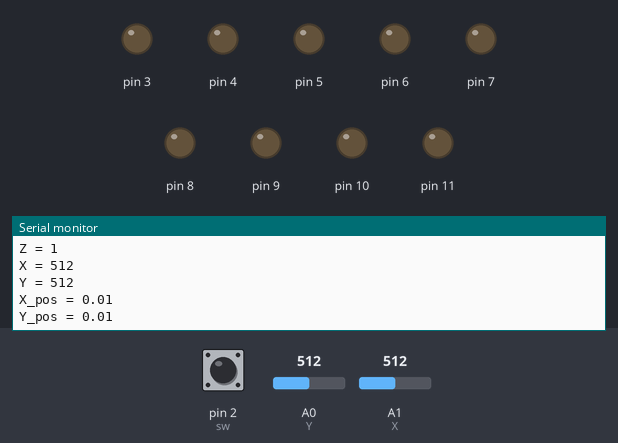
A sketch run on a simulated Arduino Uno, built with avr-gcc and run on an emulated ATmega328P. Shown: output pins drawn as LEDs (lit = HIGH), the last lines printed to the serial monitor. Inputs (shaded band) come from the test bench; at power-on: A0 (Y) = 512, A1 (X) = 512, pin 2 (sw) HIGH.

Above: at 1.2 s.
1.3 s: A0 (Y) set to 499
At 2.4 s:
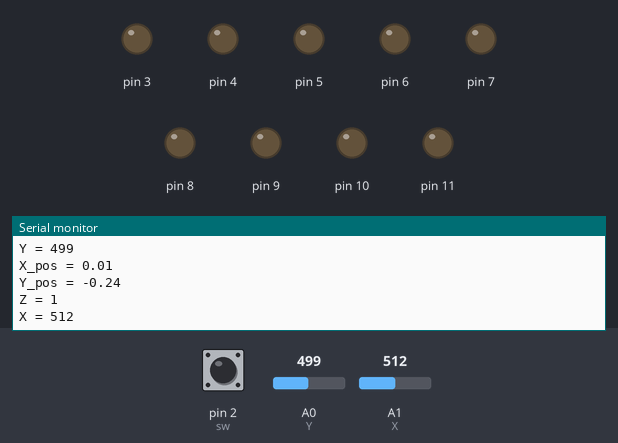
4.3 s: A1 (X) set to 981
At 5.4 s:
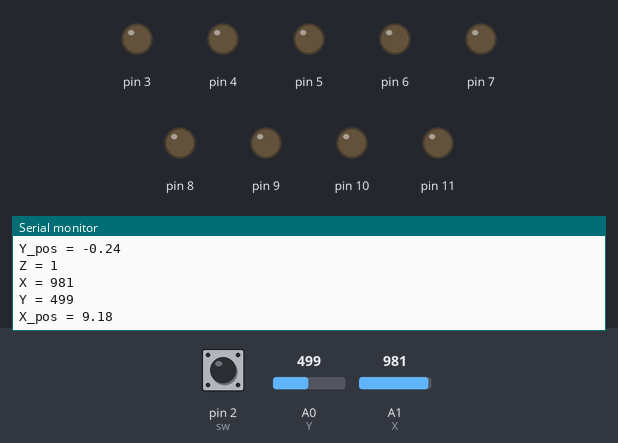
5.8 s: A1 (X) set to 1017
At 6.6 s:
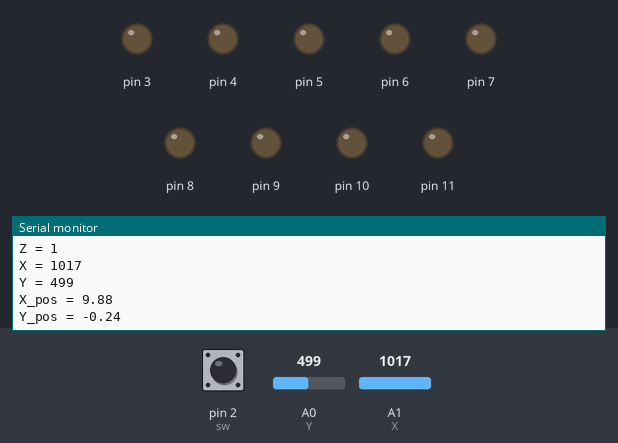
Timing chart, 0 to 8.8 s (numbered marks = the images above; inputs shaded):
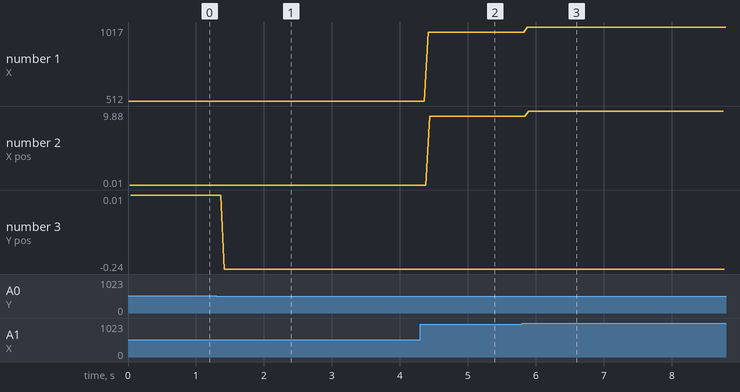

Measured:
- the behaviour switches between 512 and 511 on A0 (Y) (found by bisection; images 0 and 1)
- the behaviour switches between 999 and 1000 on A1 (X) (found by bisection; images 2 and 3)
- after the input at 1.3 s, the serial monitor: prints a new line after 0.09 s (image 1)
- after the input at 4.3 s, the serial monitor: prints a new line after 0.12 s (image 2)
- after the input at 5.8 s, the serial monitor: prints a new line after 0.08 s (image 3)
- plotted number 1: 512 → 981 after the input at 4.3 s, 981 → 1017 after the input at 5.8 s
- plotted number 2: 0.01 → 9.18 after the input at 4.3 s, 9.18 → 9.88 after the input at 5.8 s
- plotted number 3: 0.01 → -0.24 after the input at 1.3 s, -0.24 → 0 after the input at 5.8 s

The sketch:

fabulous_hango1.ino
```cpp
int Y = A0;
int sw = 2;
int X = A1;

float x_pos = 0;
float y_pos = 0;

void setup() {
  int Arr[9] = {3,4,5,6,7,8,9,10,11};

  for(int i = 3; i <= 11; i++){
    pinMode(i, OUTPUT);
  }

  pinMode(X, INPUT);
  pinMode(Y, INPUT);
  pinMode(sw, INPUT_PULLUP);

  Serial.begin(9600);
}

int x = 0;
int y = 0;

void loop() {
  Serial.print("Z = ");
  Serial.println(digitalRead(sw));

  Serial.print("X = ");
  x = analogRead(X);
  Serial.println(x);

  Serial.print("Y = ");
  y = analogRead(Y);
  Serial.println(y);

  x_pos = (x / 1023.0) * 20 - 10;
  y_pos = (y / 1023.0) * 20 - 10;

  Serial.print("X_pos = ");
  Serial.println(x_pos);

  Serial.print("Y_pos = ");
  Serial.println(y_pos);
}
```
